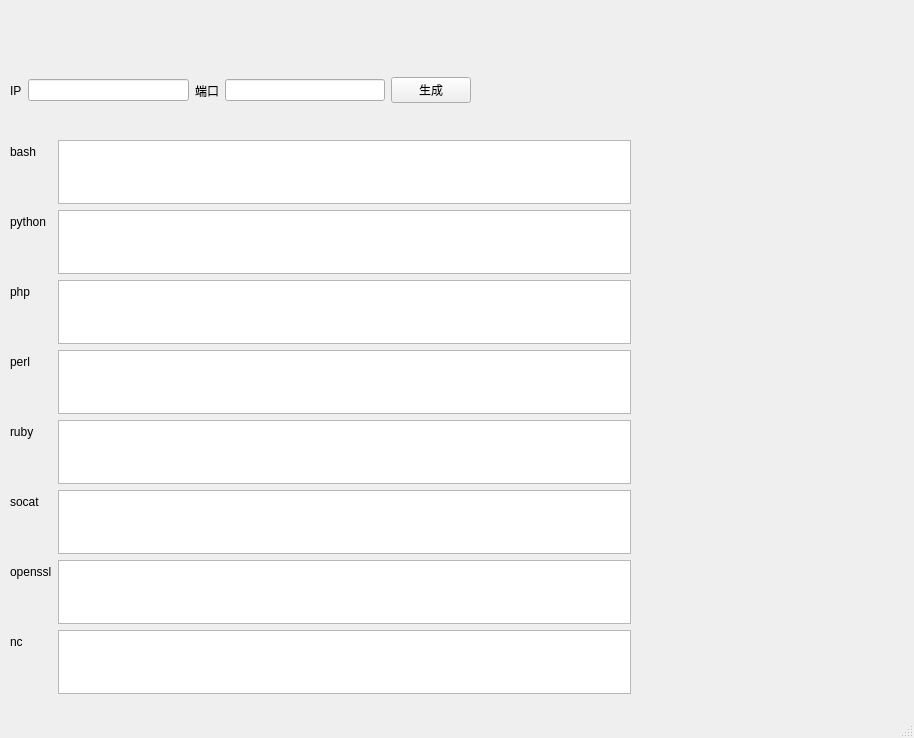
<?xml version="1.0" encoding="UTF-8"?>
<ui version="4.0">
 <class>MainWindow</class>
 <widget class="QMainWindow" name="MainWindow">
  <property name="geometry">
   <rect>
    <x>0</x>
    <y>0</y>
    <width>914</width>
    <height>738</height>
   </rect>
  </property>
  <property name="windowTitle">
   <string>MainWindow</string>
  </property>
  <widget class="QWidget" name="centralwidget">
   <widget class="QWidget" name="formLayoutWidget">
    <property name="geometry">
     <rect>
      <x>10</x>
      <y>140</y>
      <width>621</width>
      <height>554</height>
     </rect>
    </property>
    <layout class="QFormLayout" name="formLayout">
     <item row="0" column="0">
      <widget class="QLabel" name="label">
       <property name="text">
        <string>bash</string>
       </property>
      </widget>
     </item>
     <item row="0" column="1">
      <widget class="QTextEdit" name="bash"/>
     </item>
     <item row="1" column="0">
      <widget class="QLabel" name="label_3">
       <property name="text">
        <string>python</string>
       </property>
      </widget>
     </item>
     <item row="1" column="1">
      <widget class="QTextEdit" name="python"/>
     </item>
     <item row="2" column="0">
      <widget class="QLabel" name="label_4">
       <property name="text">
        <string>php</string>
       </property>
      </widget>
     </item>
     <item row="2" column="1">
      <widget class="QTextEdit" name="php"/>
     </item>
     <item row="3" column="0">
      <widget class="QLabel" name="label_5">
       <property name="text">
        <string>perl</string>
       </property>
      </widget>
     </item>
     <item row="3" column="1">
      <widget class="QTextEdit" name="perl"/>
     </item>
     <item row="4" column="0">
      <widget class="QLabel" name="label_2">
       <property name="text">
        <string>ruby</string>
       </property>
      </widget>
     </item>
     <item row="4" column="1">
      <widget class="QTextEdit" name="ruby"/>
     </item>
     <item row="5" column="0">
      <widget class="QLabel" name="label_8">
       <property name="text">
        <string>socat</string>
       </property>
      </widget>
     </item>
     <item row="5" column="1">
      <widget class="QTextEdit" name="socat"/>
     </item>
     <item row="6" column="0">
      <widget class="QLabel" name="label_7">
       <property name="text">
        <string>openssl</string>
       </property>
      </widget>
     </item>
     <item row="6" column="1">
      <widget class="QTextEdit" name="openssl"/>
     </item>
     <item row="7" column="0">
      <widget class="QLabel" name="label_6">
       <property name="text">
        <string>nc</string>
       </property>
      </widget>
     </item>
     <item row="7" column="1">
      <widget class="QTextEdit" name="nc"/>
     </item>
    </layout>
   </widget>
   <widget class="QWidget" name="horizontalLayoutWidget">
    <property name="geometry">
     <rect>
      <x>10</x>
      <y>40</y>
      <width>461</width>
      <height>101</height>
     </rect>
    </property>
    <layout class="QHBoxLayout" name="horizontalLayout">
     <item>
      <widget class="QLabel" name="label_9">
       <property name="text">
        <string>IP</string>
       </property>
      </widget>
     </item>
     <item>
      <widget class="QLineEdit" name="IPEdit"/>
     </item>
     <item>
      <widget class="QLabel" name="label_10">
       <property name="text">
        <string>端口</string>
       </property>
      </widget>
     </item>
     <item>
      <widget class="QLineEdit" name="PortEdit"/>
     </item>
     <item>
      <widget class="QPushButton" name="pushButton">
       <property name="text">
        <string>生成</string>
       </property>
      </widget>
     </item>
    </layout>
   </widget>
  </widget>
  <widget class="QMenuBar" name="menubar">
   <property name="geometry">
    <rect>
     <x>0</x>
     <y>0</y>
     <width>914</width>
     <height>21</height>
    </rect>
   </property>
  </widget>
  <widget class="QStatusBar" name="statusbar"/>
 </widget>
 <resources/>
 <connections>
  <connection>
   <sender>pushButton</sender>
   <signal>clicked()</signal>
   <receiver>MainWindow</receiver>
   <slot>update()</slot>
   <hints>
    <hint type="sourcelabel">
     <x>453</x>
     <y>107</y>
    </hint>
    <hint type="destinationlabel">
     <x>783</x>
     <y>106</y>
    </hint>
   </hints>
  </connection>
 </connections>
 <slots>
  <signal>signal1()</signal>
 </slots>
</ui>
